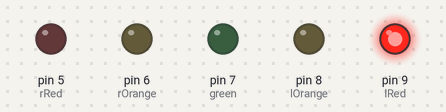
A sketch run on a simulated Arduino Uno, built with avr-gcc and run on an emulated ATmega328P. Parts: output pins drawn as LEDs (lit = HIGH).

Above: at 5.2 s.
At 6.2 s:
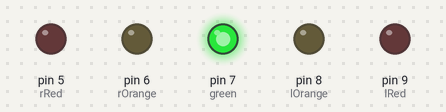
At 6.7 s:
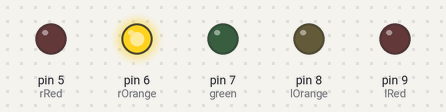
At 8.2 s:
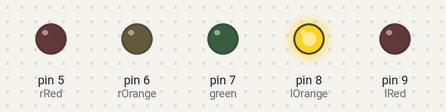
At 9.7 s:
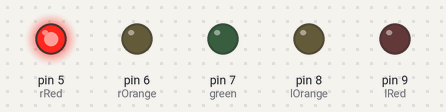
Timing chart, 0 to 10.8 s (numbered marks = the images above):
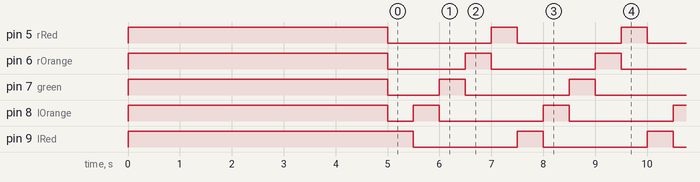

Measured:
- by itself, pin 5 (rRed), pin 9 (lRed): alternates HIGH for 0.50 s and LOW for 2.0 s
- by itself, pin 6 (rOrange), pin 7 (green), pin 8 (lOrange): repeats every 2.5 s: HIGH 0.50 s, LOW 2.0 s
- by itself, everything shown: repeats every 2.5 s, in 5 steps

The sketch:

Led_headband.ino
```cpp
const int lRed = 9;
const int lOrange = 8;
const int green = 7;
const int rOrange = 6;
const int rRed = 5;

void setup(){
  pinMode(lRed, OUTPUT);
  pinMode(lOrange, OUTPUT);
  pinMode(green, OUTPUT);
  pinMode(rOrange, OUTPUT);
  pinMode(rRed, OUTPUT);

   digitalWrite(lRed, HIGH);
   digitalWrite(lOrange, HIGH);
   digitalWrite(green, HIGH);
   digitalWrite(rOrange, HIGH);
   digitalWrite(rRed, HIGH);
   delay(5000);

   digitalWrite(lRed, LOW);
   digitalWrite(lOrange, LOW);
   digitalWrite(green, LOW);
   digitalWrite(rOrange, LOW);
   digitalWrite(rRed, LOW);

}
void loop(){
  digitalWrite(rRed, LOW);
  digitalWrite(lRed, HIGH);
  delay(500);

  digitalWrite(lRed, LOW);
  digitalWrite(lOrange, HIGH);
  delay(500); // attendre 2 seconde

  digitalWrite(lOrange, LOW);
  digitalWrite(green, HIGH);
  delay(500); // attendre 2 seconde

  digitalWrite(green, LOW);
  digitalWrite(rOrange, HIGH);
  delay(500); // attendre 2 seconde

  digitalWrite(rOrange, LOW);
  digitalWrite(rRed, HIGH);
  delay(500); // attendre 2 seconde
}
```
